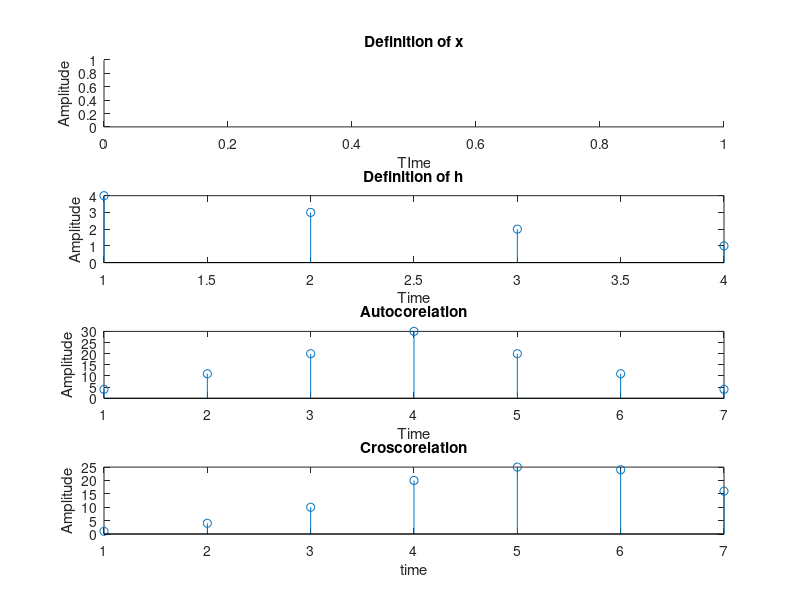

Source code (MATLAB):
clear all;
close all;
clc;
x=[1 2 3 4];
subplot(4,1,1);
xlabel('TIme');
ylabel('Amplitude');
title('Definition of x');
h=[4 3 2 1];
subplot(4,1,2);
stem(h);
title('Definition of h');
xlabel('Time');
ylabel('Amplitude');
y=xcorr(x,x);
subplot(4,1,3);
stem(y);
title('Autocorelation');
xlabel('Time');
ylabel('Amplitude');
y=xcorr(x,h);
subplot(4,1,4);
stem(y);
title('Croscorelation');
xlabel('time'); 
ylabel('Amplitude');